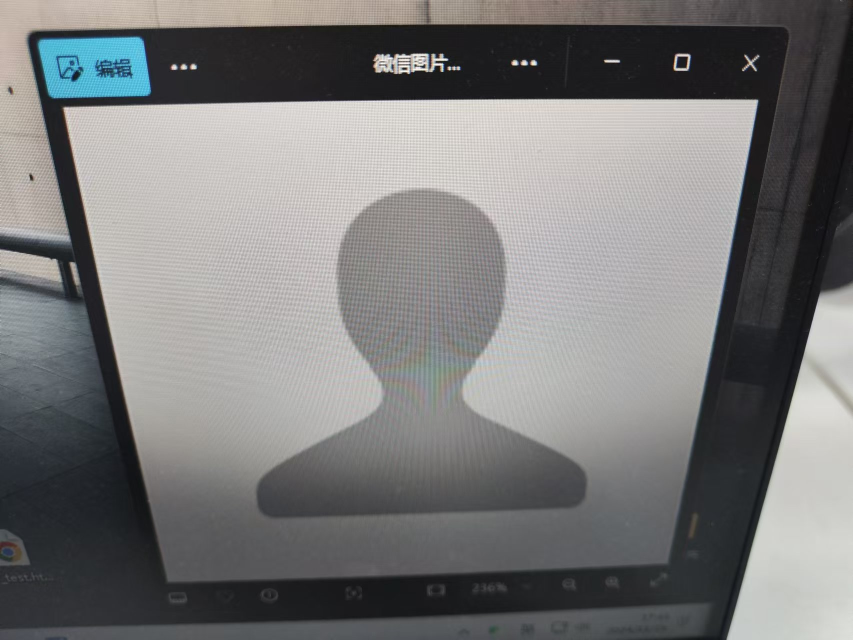
#> input picture R-CNN/Perspective_Transformation/20241125212402.jpg, 1706 x 1279 px (shown at 1/2 size)
$ python '透视变换.py'
#> lines starting #> are read from the running program, lines starting #| are printed output that depends on the picture
#> further down, img is the input picture: shape (1279, 1706, 3); mean B, G, R 121.8, 121.9, 121.9
import numpy as np
import cv2

def get_perspective_transform(src_points, dst_points):
    """
    自定义实现 getPerspectiveTransform
    :param src_points: 源图像的 4 个点 [(x1, y1), (x2, y2), (x3, y3), (x4, y4)]
    :param dst_points: 目标图像的 4 个点 [(x1', y1'), (x2', y2'), (x3', y3'), (x4', y4')]
    :return: 透视变换矩阵 H
    """

    # 构建方程
    A = []
    B = []

    for i in range(4):
        x, y = src_points[i]
        x_prime, y_prime = dst_points[i]

        # 创建透视变换方程
        A.append([x, y, 1, 0, 0, 0, -x*x_prime, -y*x_prime])
        A.append([0, 0, 0, x, y, 1, -x*y_prime, -y*y_prime])

        B.append(x_prime)
        B.append(y_prime)

    A = np.array(A)
    B = np.array(B)

    # 求解线性方程组 A * H = B
    H_flat = np.linalg.lstsq(A, B, rcond=None)[0]  # 最小二乘解

    # 构建透视变换矩阵 H
    H = np.append(H_flat, 1).reshape(3, 3)

    return H

def warp_perspective(img, H, dst_shape):
    """
    使用透视变换矩阵 H 对图像进行透视变换
    :param img: 输入图像
    :param H: 透视变换矩阵
    :param dst_shape: 输出图像的尺寸 (高, 宽)
    :return: 变换后的图像
    """
#> called with H = array of shape (3, 3), dst_shape = (400, 400)
    # 确保输出图像是和输入图像一样的通道数
    dst_img = np.zeros((dst_shape[0], dst_shape[1], img.shape[2]), dtype=np.uint8)

    h, w = dst_shape
    for i in range(h):
        for j in range(w):
            # 目标图像中的坐标 (i, j) 转换到源图像坐标
            dst_coord = np.array([j, i, 1])
            src_coord = np.dot(np.linalg.inv(H), dst_coord)
            src_coord /= src_coord[2]
            src_x, src_y = int(src_coord[0]), int(src_coord[1])

            # 如果源图像坐标在有效范围内
            if 0 <= src_x < img.shape[1] and 0 <= src_y < img.shape[0]:
                dst_img[i, j] = img[src_y, src_x]
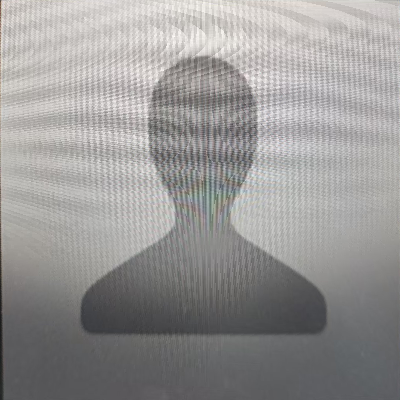
#> dst_img: shape (400, 400, 3); mean B, G, R 149.7, 150.6, 152.1

    return dst_img

# 测试代码
if __name__ == '__main__':
    # 输入图像
    img = cv2.imread('20241125212402.jpg')

    # 设置源图像的 4 个角点 (源图像四个点)
    src_points = [(126, 216), (1516, 200), (328, 1164), (1335, 1125)]

    # 设置目标图像的 4 个角点 (目标图像四个点)
    dst_points = [(0, 0), (400, 0), (0, 400), (400, 400)]

    # 计算透视变换矩阵
    H = get_perspective_transform(src_points, dst_points)

    # 进行透视变换
    dst_img = warp_perspective(img, H, (400, 400))

    # 显示结果
    cv2.imshow('Warped Image', dst_img)
    cv2.waitKey(0)
    cv2.destroyAllWindows()
